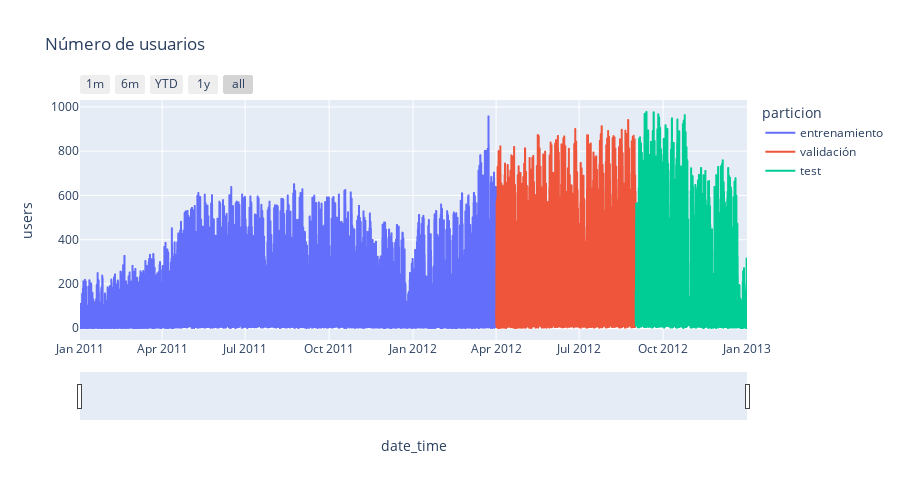

The notebook cell saved with this chart:
### Code cell
# Gráfico interactivo serie temporal
# ==============================================================================
datos.loc[:fin_train, 'particion'] = 'entrenamiento'
datos.loc[fin_train:fin_validacion, 'particion'] = 'validación'
datos.loc[fin_validacion:, 'particion'] = 'test'

fig = px.line(
    data_frame = datos.reset_index(),
    x      = 'date_time',
    y      = 'users',
    color  = 'particion',
    title  = 'Número de usuarios',
    width  = 900,
    height = 500
)

fig.update_xaxes(
    rangeslider_visible=True,
    rangeselector=dict(
        buttons=list([
            dict(count=1, label="1m", step="month", stepmode="backward"),
            dict(count=6, label="6m", step="month", stepmode="backward"),
            dict(count=1, label="YTD", step="year", stepmode="todate"),
            dict(count=1, label="1y", step="year", stepmode="backward"),
            dict(step="all")
        ])
    )
)

fig.show()

datos=datos.drop(columns='particion')

### Figure 1 — Plotly figure (JSON) as saved in the notebook; plotly's stock layout.template omitted (floating-point values rounded to 4 significant figures; data arrays with more than 128 entries replaced by an {"elided": "..."} marker saying what was removed)
{"data": [{"hovertemplate": "particion=entrenamiento<br>date_time=%{x}<br>users=%{y}<extra></extra>", "legendgroup": "entrenamiento", "line": {"color": "#636efa", "dash": "solid"}, "marker": {"symbol": "circle"}, "mode": "lines", "name": "entrenamiento", "showlegend": true, "type": "scattergl", "x": {"elided": "10944 str values"}, "xaxis": "x", "y": {"elided": "10944 int values"}, "yaxis": "y"}, {"hovertemplate": "particion=validación<br>date_time=%{x}<br>users=%{y}<extra></extra>", "legendgroup": "validación", "line": {"color": "#EF553B", "dash": "solid"}, "marker": {"symbol": "circle"}, "mode": "lines", "name": "validación", "showlegend": true, "type": "scattergl", "x": {"elided": "3672 str values"}, "xaxis": "x", "y": {"elided": "3672 int values"}, "yaxis": "y"}, {"hovertemplate": "particion=test<br>date_time=%{x}<br>users=%{y}<extra></extra>", "legendgroup": "test", "line": {"color": "#00cc96", "dash": "solid"}, "marker": {"symbol": "circle"}, "mode": "lines", "name": "test", "showlegend": true, "type": "scattergl", "x": {"elided": "2928 str values"}, "xaxis": "x", "y": {"elided": "2928 int values"}, "yaxis": "y"}], "layout": {"height": 500, "legend": {"title": {"text": "particion"}, "tracegroupgap": 0}, "title": {"text": "Número de usuarios"}, "width": 900, "xaxis": {"anchor": "y", "domain": [0, 1], "rangeselector": {"buttons": [{"count": 1, "label": "1m", "step": "month", "stepmode": "backward"}, {"count": 6, "label": "6m", "step": "month", "stepmode": "backward"}, {"count": 1, "label": "YTD", "step": "year", "stepmode": "todate"}, {"count": 1, "label": "1y", "step": "year", "stepmode": "backward"}, {"step": "all"}]}, "rangeslider": {"visible": true}, "title": {"text": "date_time"}}, "yaxis": {"anchor": "x", "domain": [0, 1], "title": {"text": "users"}}}}
